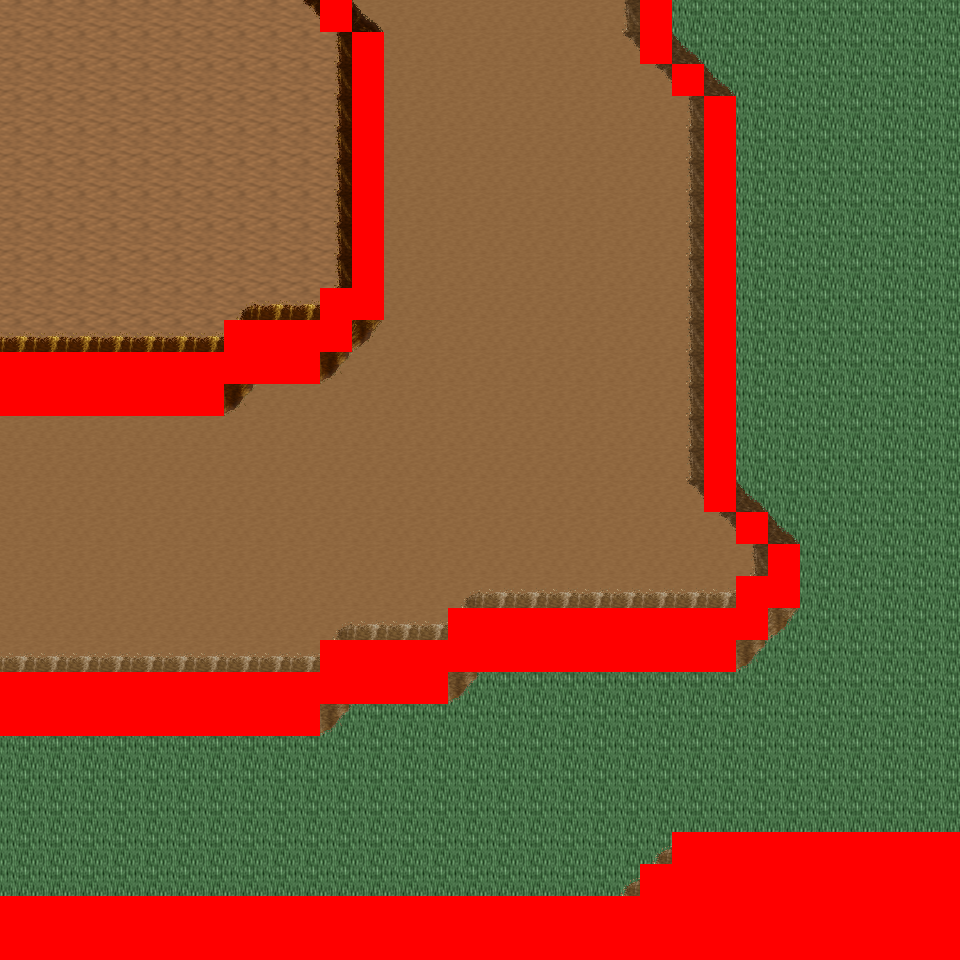

Rendered tile map (Tiled .tmx) drawn with the repository's tilesets; below, a short description and the map source with its tile grids summarised:
An orthogonal 30x30 tile map with 32x32 px tiles, 6 tile layers (Ground, Object, Object2, Above, ...), 8 tilesets and 7 objects (7x mapExit).

<map version="1.0" orientation="orthogonal" renderorder="right-down" width="30" height="30" tilewidth="32" tileheight="32" nextobjectid="8">
  <tileset firstgid="1" name="tileset_logic_collision" tilewidth="32" tileheight="32" tilecount="1" columns="1">
    <image source="../drawable/tileset_logic_collision.png" width="32" height="32" />
  </tileset>
  <tileset firstgid="2" name="tileset_ground_ground" tilewidth="32" tileheight="32" tilecount="33" columns="3">
    <image source="../drawable/tileset_ground_ground.png" width="96" height="352" />
  </tileset>
  <tileset firstgid="35" name="tileset_ground_ridge_earth_pale" tilewidth="32" tileheight="32" tilecount="96" columns="12">
    <image source="../drawable/tileset_ground_ridge_earth_pale.png" width="384" height="256" />
  </tileset>
  <tileset firstgid="131" name="tileset_ground_ridge_earth_dark" tilewidth="32" tileheight="32" tilecount="96" columns="12">
    <image source="../drawable/tileset_ground_ridge_earth_dark.png" width="384" height="256" />
  </tileset>
  <tileset firstgid="227" name="tileset_terrain_desert" tilewidth="32" tileheight="32" tilecount="88" columns="8">
    <image source="../drawable/tileset_terrain_desert.png" width="256" height="352" />
  </tileset>
  <tileset firstgid="315" name="tileset_plant_tree_tree_darkgreen" tilewidth="32" tileheight="32" tilecount="88" columns="8">
    <image source="../drawable/tileset_plant_tree_tree_darkgreen.png" width="256" height="352" />
  </tileset>
  <tileset firstgid="403" name="tileset_ground_sand_2" tilewidth="32" tileheight="32" tilecount="15" columns="5">
    <image source="../drawable/tileset_ground_sand_2.png" width="160" height="96" />
  </tileset>
  <tileset firstgid="418" name="tileset_plant_cactus_2" tilewidth="32" tileheight="32" tilecount="10" columns="5">
    <image source="../drawable/tileset_plant_cactus_2.png" width="160" height="64" />
  </tileset>
  <layer name="Ground" width="30" height="30">
    <data>[900 cells, 900 non-empty, 5 distinct tile ids]</data>
  </layer>
  <layer name="Object" width="30" height="30">
    <data>[900 cells, 243 non-empty, 28 distinct tile ids]</data>
  </layer>
  <layer name="Object2" width="30" height="30">
    <data>[900 cells, 0 non-empty, 0 distinct tile ids]</data>
  </layer>
  <layer name="Above" width="30" height="30">
    <data>[900 cells, 4 non-empty, 4 distinct tile ids]</data>
  </layer>
  <layer name="Above2" width="30" height="30">
    <data>[900 cells, 0 non-empty, 0 distinct tile ids]</data>
  </layer>
  <layer name="Walkable" width="30" height="30">
    <data>[900 cells, 178 non-empty, 1 distinct tile ids]</data>
  </layer>
  <objectgroup name="MapEvents">
    <object id="1" name="north" type="mapExit" x="0" y="0" width="320" height="32">
      <properties>
        <property name="map" value="level_0_x54_y147" />
        <property name="x" value="0" />
        <property name="y" value="28" />
      </properties>
    </object>
    <object id="2" name="north2" type="mapExit" x="352" y="0" width="288" height="32">
      <properties>
        <property name="map" value="level_0_x54_y147" />
        <property name="x" value="11" />
        <property name="y" value="28" />
      </properties>
    </object>
    <object id="3" name="north3" type="mapExit" x="672" y="0" width="288" height="32">
      <properties>
        <property name="map" value="level_0_x54_y147" />
        <property name="x" value="21" />
        <property name="y" value="28" />
      </properties>
    </object>
    <object id="4" name="west" type="mapExit" x="0" y="0" width="32" height="352">
      <properties>
        <property name="map" value="level_0_x53_y148" />
        <property name="x" value="28" />
        <property name="y" value="0" />
      </properties>
    </object>
    <object id="5" name="west2" type="mapExit" x="0" y="416" width="32" height="256">
      <properties>
        <property name="map" value="level_0_x53_y148" />
        <property name="x" value="28" />
        <property name="y" value="13" />
      </properties>
    </object>
    <object id="6" name="west3" type="mapExit" x="0" y="736" width="32" height="160">
      <properties>
        <property name="map" value="level_0_x53_y148" />
        <property name="x" value="28" />
        <property name="y" value="23" />
      </properties>
    </object>
    <object id="7" name="east" type="mapExit" x="928" y="0" width="32" height="832">
      <properties>
        <property name="map" value="level_0_x55_y148" />
        <property name="x" value="1" />
        <property name="y" value="0" />
      </properties>
    </object>
  </objectgroup>
</map>
